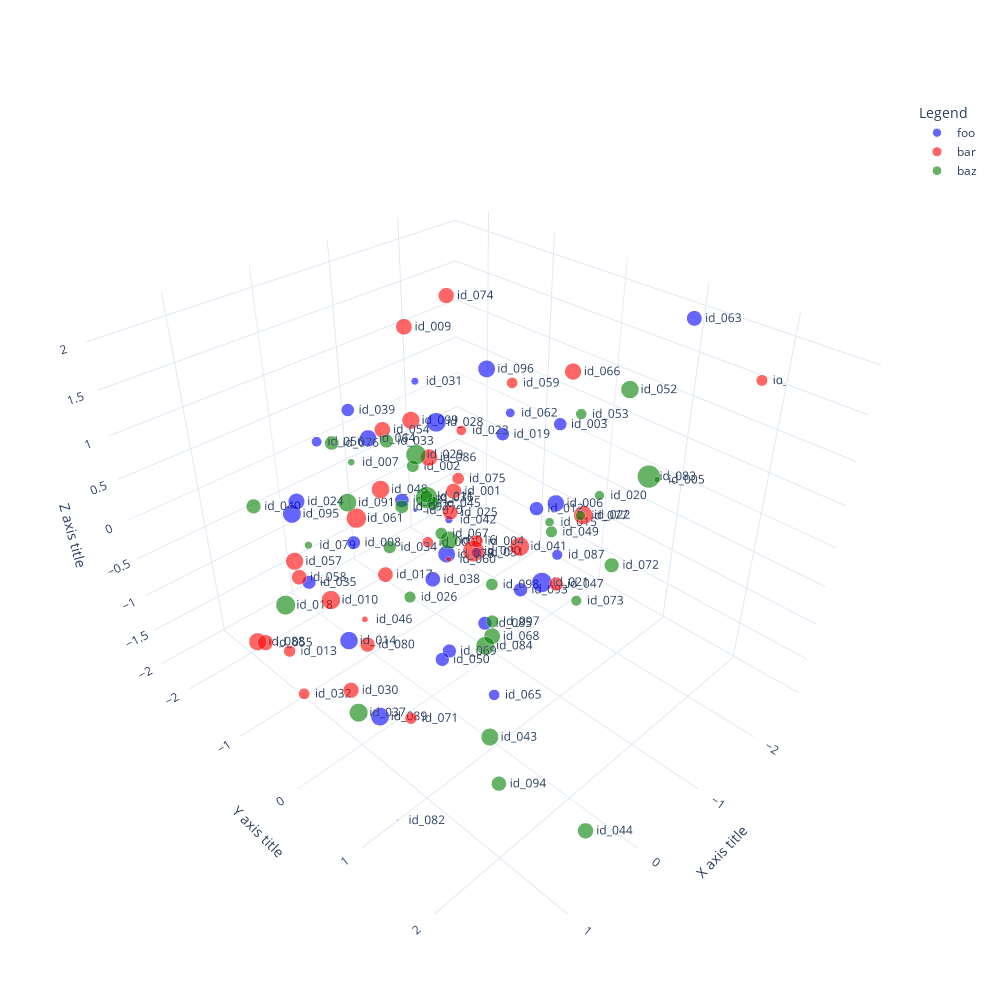

The notebook cell saved with this chart:
### Code cell
# Scatter plot with two categories, legend, different sizes, annotations and hover template

categories = ['foo', 'bar', 'baz']
colors = ['blue', 'red', 'green']

fig = go.Figure()
for i, category in enumerate(categories):
    fig.add_trace(go.Scatter3d(
        x=d[d.category==category].x,
        y=d[d.category==category].y,
        z=d[d.category==category].z,
        name=category,
        showlegend=True,
        mode='markers+text',
        marker_size=10 + 3*d[d.category==category]['size'],
        marker=dict(
            size=10,
            color=colors[i],
            symbol='circle',
            opacity=0.6),
        text=d[d.category==category].name,
        textposition='middle right',
        customdata=d[d.category==category],
        hovertemplate=
        'name: %{text}' +
        '<br>x: %{x:0.3f}' +
        '<br>y: %{y:0.3f}' +
        '<br>z: %{z:0.3f}' +
        '<br>size: %{customdata[3]:0.3f}' +
        '<br>category: %{customdata[4]}'))
fig.update_layout(
    template='plotly_white',
    autosize=False,
    width=1000,
    height=1000,
    margin=go.layout.Margin(
        l=50,
        r=100,
        b=50,
        t=100,
        pad=4),
    legend_title='Legend',
    showlegend=True,
    scene = dict(
        xaxis_title='X axis title',
        yaxis_title='Y axis title',
        zaxis_title='Z axis title'))
fig.show()

### Figure 1 — Plotly figure (JSON) as saved in the notebook; plotly's stock layout.template omitted (floating-point values rounded to 4 significant figures; data arrays with more than 128 entries replaced by an {"elided": "..."} marker saying what was removed)
{"data": [{"customdata": {"elided": "32x6 mixed values"}, "hovertemplate": "name: %{text}<br>x: %{x:0.3f}<br>y: %{y:0.3f}<br>z: %{z:0.3f}<br>size: %{customdata[3]:0.3f}<br>category: %{customdata[4]}", "marker": {"color": "blue", "opacity": 0.6, "size": [8.798, 11.56, 9.13, 9.568, 12.31, 8.943, 13.73, 11.3, 13.18, 5.057, 9.31, 10.33, 8.835, 5.195, 9.408, 6.599, 6.963, 6.264, 10.51, 11.64, 7.513, 9.416, 2.764, 11.79, 9.643, 0.9404, 9.317, 7.206, 12.59, 9.53, 12.63, 11.86], "symbol": "circle"}, "mode": "markers+text", "name": "foo", "showlegend": true, "text": ["id_003", "id_006", "id_008", "id_012", "id_014", "id_019", "id_021", "id_024", "id_028", "id_031", "id_035", "id_038", "id_039", "id_042", "id_050", "id_051", "id_056", "id_062", "id_063", "id_064", "id_065", "id_069", "id_070", "id_078", "id_081", "id_082", "id_085", "id_087", "id_089", "id_093", "id_095", "id_096"], "textposition": "middle right", "type": "scatter3d", "x": [-1.755, -0.5573, 1.549, -0.5596, 1.699, -1.217, -0.001455, 1.265, -0.3569, -0.9576, -0.008747, -0.00839, 0.4663, -1.029, -0.1306, -1.31, 0.8766, -1.0, -2.456, 0.2523, 0.7631, 0.6405, -0.7907, 0.1663, -0.2828, 1.555, -0.08542, -2.174, 0.7503, -1.101, -0.03157, -1.274], "y": [0.1654, 1.154, 0.8833, 0.9233, 0.9063, -0.1446, 1.503, -0.2809, -0.2115, -1.179, -2.17, 0.05927, -0.4913, -0.7714, 0.03916, -0.6128, -0.4392, 0.1561, 1.159, -0.4982, 1.671, 0.9777, -1.065, 0.4587, -0.6869, 1.207, 0.7224, -0.116, 0.009983, 0.2745, -2.394, -0.4383], "z": [0.7836, 0.839, 1.346, 0.6669, 0.4389, 0.7589, 0.4282, 1.043, 1.216, 1.081, -1.637, -0.3461, 1.561, -0.53, -1.53, -1.055, 1.421, 1.21, 2.052, 1.173, -0.2992, -0.3101, -0.428, 0.2754, 0.1266, -1.692, -0.5722, -1.282, -1.783, -0.9811, -0.7536, 1.375]}, {"customdata": {"elided": "33x6 mixed values"}, "hovertemplate": "name: %{text}<br>x: %{x:0.3f}<br>y: %{y:0.3f}<br>z: %{z:0.3f}<br>size: %{customdata[3]:0.3f}<br>category: %{customdata[4]}", "marker": {"color": "red", "opacity": 0.6, "size": [7.518, 10.66, 8.621, 11.1, 12.89, 8.057, 10.39, 12.97, 6.87, 10.2, 7.768, 10.75, 7.599, 13.21, 4.171, 9.494, 12.39, 11.0, 10.81, 12.13, 10.34, 7.567, 3.77, 13.69, 11.46, 8.086, 10.78, 8.251, 10.08, 11.71, 12.19, 14.7, 12.06], "symbol": "circle"}, "mode": "markers+text", "name": "bar", "showlegend": true, "text": ["id_000", "id_001", "id_004", "id_009", "id_010", "id_013", "id_017", "id_022", "id_023", "id_025", "id_027", "id_030", "id_032", "id_041", "id_046", "id_047", "id_048", "id_054", "id_055", "id_057", "id_058", "id_059", "id_060", "id_061", "id_066", "id_071", "id_074", "id_075", "id_080", "id_086", "id_088", "id_090", "id_099"], "textposition": "middle right", "type": "scatter3d", "x": [-0.7032, -0.4903, 0.2067, -1.371, 1.425, 1.186, 0.583, -1.315, -0.3796, 0.1207, -2.754, 1.478, 1.329, -0.9017, 1.193, -1.046, 0.1399, -0.03316, 1.466, 0.67, 0.6974, -0.2528, 0.568, 0.3044, -1.583, 0.7712, -1.074, 0.03069, 1.082, -0.2196, 0.9063, -0.5753, -1.052], "y": [-0.7757, -0.1232, 0.8999, -1.801, 0.3155, -0.8646, 0.04363, 0.8905, 0.1102, 0.4709, 1.81, 0.56, -0.4678, 0.4193, 0.4769, 0.8159, -0.5031, -0.6309, -0.8386, -1.365, -1.272, 0.8602, 0.9149, -0.7129, 0.4318, 0.5388, -0.8017, 0.4871, 0.3351, -0.1749, -1.987, 0.07121, -1.381], "z": [-0.6767, 0.4076, 0.673, 1.367, 0.3668, -1.145, 0.0312, 0.2081, 1.248, 0.735, 1.524, -0.5169, -1.383, -0.2137, 0.1018, -0.5654, 0.5449, 1.096, -0.8328, -0.5193, -0.6686, 2.066, 0.6739, 0.1784, 1.545, -1.407, 2.111, 1.07, -0.359, 0.8972, -1.899, -0.2829, 0.4937]}, {"customdata": {"elided": "35x6 mixed values"}, "hovertemplate": "name: %{text}<br>x: %{x:0.3f}<br>y: %{y:0.3f}<br>z: %{z:0.3f}<br>size: %{customdata[3]:0.3f}<br>category: %{customdata[4]}", "marker": {"color": "green", "opacity": 0.6, "size": [8.419, 4.361, 4.667, 8.647, 6.102, 12.27, 13.36, 6.599, 7.897, 13.81, 9.386, 8.74, 14.99, 12.7, 10.03, 11.96, 10.87, 9.084, 7.878, 12.31, 7.44, 8.225, 11.19, 10.04, 7.174, 9.721, 6.624, 5.226, 15.76, 12.73, 12.51, 9.249, 10.23, 8.599, 8.299], "symbol": "circle"}, "mode": "markers+text", "name": "baz", "showlegend": true, "text": ["id_002", "id_005", "id_007", "id_011", "id_015", "id_016", "id_018", "id_020", "id_026", "id_029", "id_033", "id_034", "id_036", "id_037", "id_040", "id_043", "id_044", "id_045", "id_049", "id_052", "id_053", "id_067", "id_068", "id_072", "id_073", "id_076", "id_077", "id_079", "id_083", "id_084", "id_091", "id_092", "id_094", "id_097", "id_098"], "textposition": "middle right", "type": "scatter3d", "x": [-0.3218, -2.011, 0.3372, -0.2795, -1.691, -0.6995, 0.9782, -1.329, 0.1479, 0.007718, -0.9858, 0.4716, 0.367, 1.119, 1.263, 0.5697, 0.6417, 0.2598, -1.731, -2.171, -1.066, 0.198, 0.08525, -1.951, -1.294, 0.7741, -0.8714, 0.6358, -0.8583, -0.2797, -0.369, 0.7657, 0.7338, 0.3304, -0.5425], "y": [-0.5369, 1.257, -0.6742, -0.2989, 0.1437, -0.4288, -1.16, 1.063, -0.1227, -0.1049, -1.742, -0.003703, 0.4245, 0.1465, -1.017, 1.438, 2.687, 0.3967, 0.1449, 0.7009, 0.9769, 0.4267, 0.9867, 0.8431, 0.9007, -0.3584, 1.203, -1.12, 1.918, 0.5422, -1.75, 0.5544, 1.721, 1.222, 0.3744], "z": [0.5936, 0.4788, 0.8691, 0.36, -0.4378, -0.4657, -0.8195, 0.5181, -0.5932, 1.058, 0.1065, 0.2743, 0.9941, -1.361, 0.6364, -1.147, -1.331, 0.8671, -0.5882, 1.231, 1.493, 0.5133, -0.4703, -0.7966, -0.8856, 1.399, 0.5714, -0.1993, 1.337, -1.107, -0.4488, 1.149, -1.435, 0.006512, -0.5379]}], "layout": {"autosize": false, "height": 1000, "legend": {"title": {"text": "Legend"}}, "margin": {"b": 50, "l": 50, "pad": 4, "r": 100, "t": 100}, "scene": {"xaxis": {"title": {"text": "X axis title"}}, "yaxis": {"title": {"text": "Y axis title"}}, "zaxis": {"title": {"text": "Z axis title"}}}, "showlegend": true, "width": 1000}}
